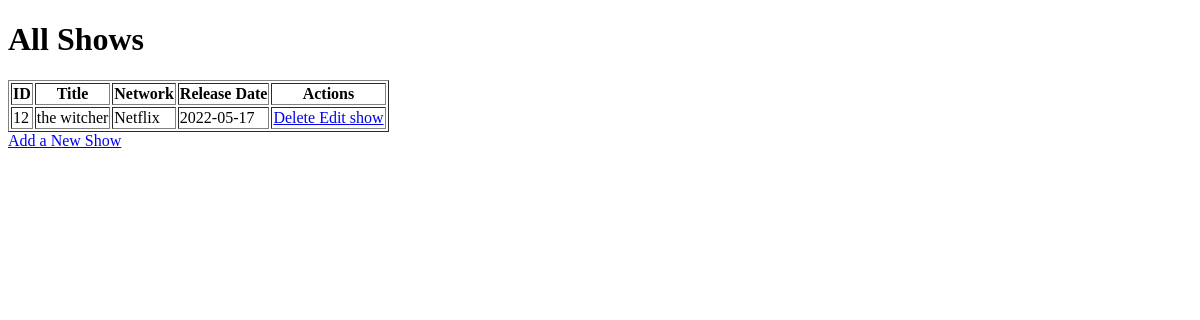
Before: / with the older database file.
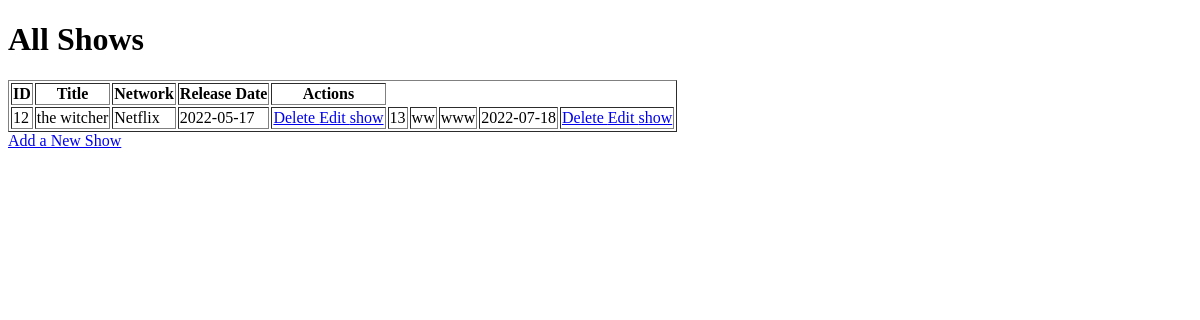
After: the same page with the newer database file.
### TV/models.py (models this page shows)
class Show(models.Model):
    title = models.CharField(max_length=255)
    network = models.TextField()
    RDate= models.CharField(max_length=255)
    created_at = models.DateTimeField(auto_now_add=True)
    updated_at = models.DateTimeField(auto_now=True)
    objects = Manager()

### TV/views.py (the view)
# urls.py: path('', views.index),
def index(request):
     createShow= Show.objects.all()
     context = {
      'createShow': createShow
      }
     return render(request,'index.html',context)

### templates/index.html (shortened to what this page needs)
<!DOCTYPE html>
<html lang="en">
<head>
</head>
<body>
<div>
 <h1> All Shows </h1>
<table border="1px"  black>
  <tr>
    <th>ID</th>
    <th>Title</th>
    <th>Network</th>
    <th>Release Date</th>
    <th>Actions</th>
  </tr>
  <tr>
      {% for x in createShow %}
    <td>{{x.id}}</td>
    <td>{{x.title}}</td>
    <td>{{x.network}}</td>
          <td>{{x.RDate}}</td>
          <td> <a href="{{x.id}}"> Delete </a>
          <a href="edit/{{x.id}}"> Edit </a>
          <a href="disply/{{x.id}}"> show </a>
          </td>
   {%endfor%}
  </tr>
</table>
<a href="createShow">  Add a New Show  </a>
</div>
</body>
</html>

Changed rows visible on the page:
added Show: id "13", title "ww", network "www", RDate "2022-07-18"
